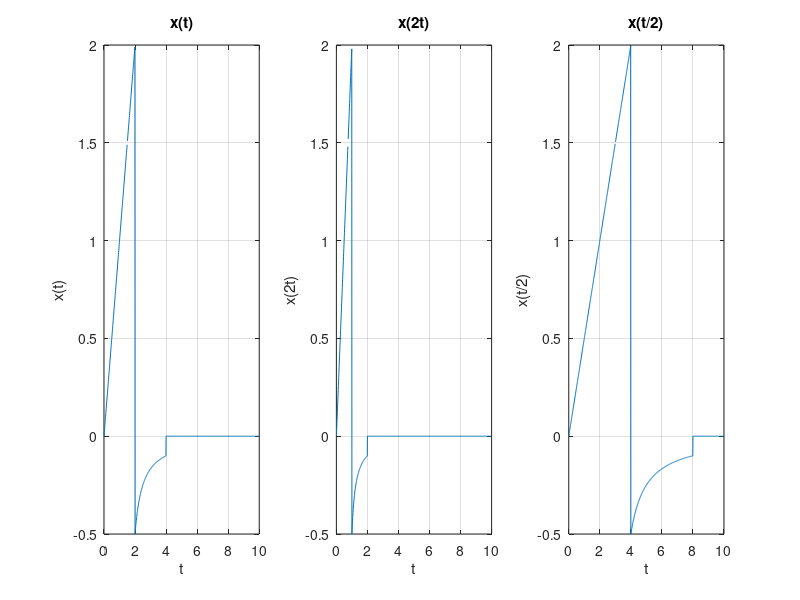

MATLAB code for this plot:
clear;
clc;

t = (0:0.01:10);     % to dianisma toy xronoy
x = @(t)(t>=0 & t<2).*t + (t>=2 & t<4).*((6-4*t).^(-1)) + 0; % anonymous function poy perigrafei to sima

t1= 1 .* t;          
t2= 2 .* t;
t3= 0.5 .* t;

x1= x(t1);          % to x(t)
x2= x(t2);          % to x(2t)
x3= x(t3);          % to x(t/2)

% kanontas comment tis subplot toy kodika kai uncomment tis figure emfanizetai kathe grafiki
% parastasi xorista. Gia syntomia stin ektyposi protimisa na kratiso tin
% subplot. Parola ayta toso to graphima kathe parastasis xorista oso kai to
% graphima poy periexei kai tis 3 parastaseis mazi vriskontai ston fakelo
% report/exc1.

subplot(1,3,1);     
%figure();         
plot(t,x1);
ylabel('x(t)');
xlabel('t');
title('x(t)');
grid on;

subplot(1,3,2);
%figure();
plot(t,x2);
ylabel('x(2t)');
xlabel('t');
title('x(2t)');
grid on;

subplot(1,3,3);
%figure();
plot(t,x3);
ylabel('x(t/2)');
xlabel('t');
title('x(t/2)');
grid on;

